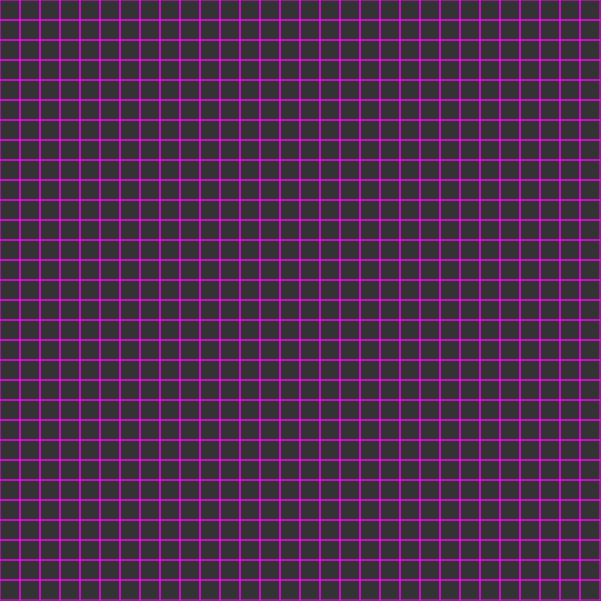
Frame 1 (no input)
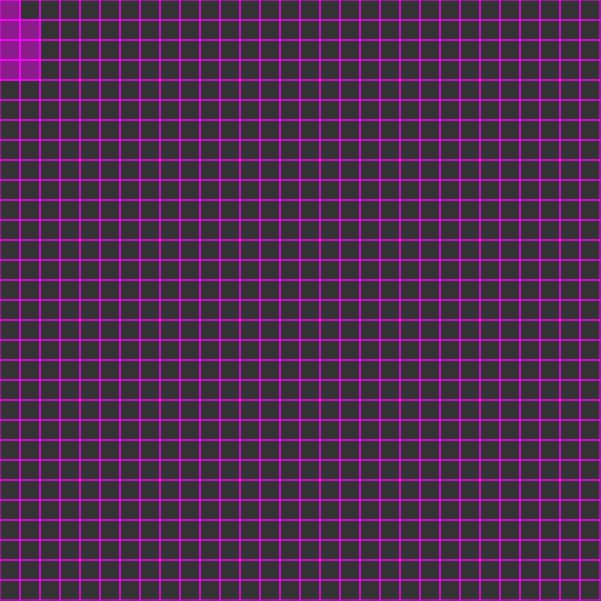
Frame 60 (no input)
Frame 120 (the mouse pressed at the canvas centre since frame 60): identical to frame 60, image omitted

The p5.js sketch that drew these frames (run headless with seeded random() and noise() and a simulated clock; from frame 60 on, the mouse is pressed at the canvas centre):

// p5.js sketch
// ── sketch.js
let cols, rows;
const w = 20;
let grid = [];
let current;

var getIndex = function(c, r) {
	if (c < 0 || r < 0 || c >= cols || r >= rows) return -1;
	return c * cols + r;
}

function setup() {
	createCanvas(601, 601);
	cols = floor(width / w);
	rows = floor(height / w);
	frameRate(30);

	for(var c = 0; c < cols; c++) {
		for(var r = 0; r< rows; r++) {
			var cell = new Cell(c, r);
			grid.push(cell);
		}
	}
	current = grid[0];
}

function draw() {
	background(51);
	for(var i = 0; i < grid.length; i++) {
		grid[i].show();
	}
	current.visited = true;
	var next = current.checkNeighbors();
	if (next) {
		next.visited = true;
		current = next;
	}
}

function Cell(col, row) {
	this.col = col;
	this.row = row;
	this.walls = [true, true, true, true];
	this.visited = false;

	this.checkNeighbors = function() {
		var neighbors = [];
		var top    = grid[getIndex(this.col, this.row - 1)];
		var right  = grid[getIndex(this.col + 1, this.row)];
		var bottom = grid[getIndex(this.col, this.row + 1)];
		var left   = grid[getIndex(this.col - 1, this.row)];

		if (top && !top.visited) { neighbors.push(top); }
		if (right && !right.visited) { neighbors.push(right); }
		if (bottom && !bottom.visited) { neighbors.push(bottom); }
		if (left && !left.visited) { neighbors.push(left); }

		if (neighbors.length > 0) {
			return neighbors[floor(random() * neighbors.length)];
		} else {
			return undefined;
		}
	}

	this.show = () => {
		var x = this.col * w;
		var y = this.row * w;
		stroke(255,0,255);

		if (this.walls[0]) { line(x,y,x+w,y); }
		if (this.walls[1]) { line(x+w,y,x+w,y+w); }
		if (this.walls[2]) { line(x+w,y+w,x,y+w); }
		if (this.walls[3]) { line(x,y+w,x,y); }

		if (this.visited) {
			fill(255,0,255,110);
			rect(x,y,w,w);
		}


		// noFill();
		// rect(x, y, w, w);
	};
}
